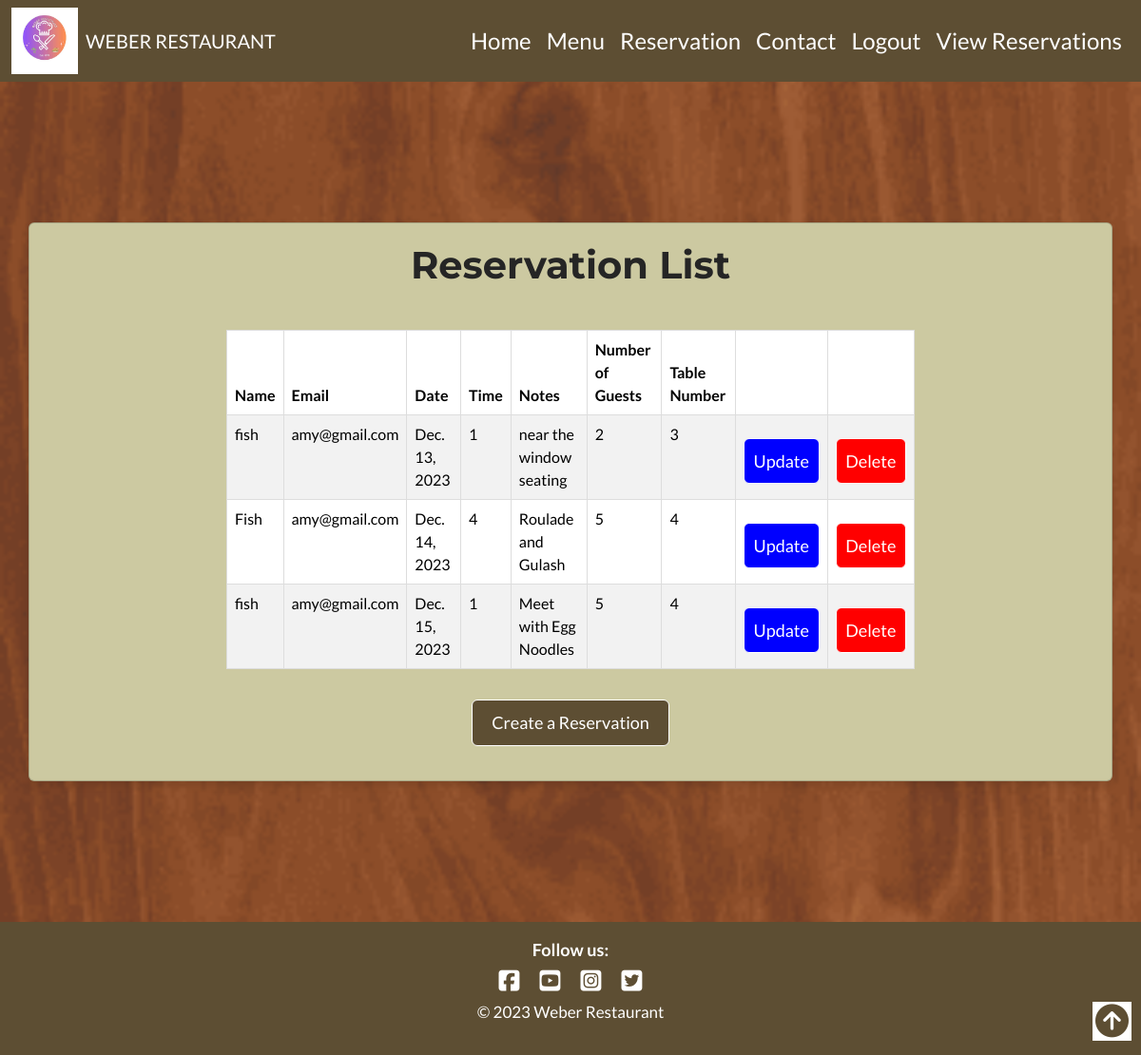
The app's page /reservation_list (signed in), older data.
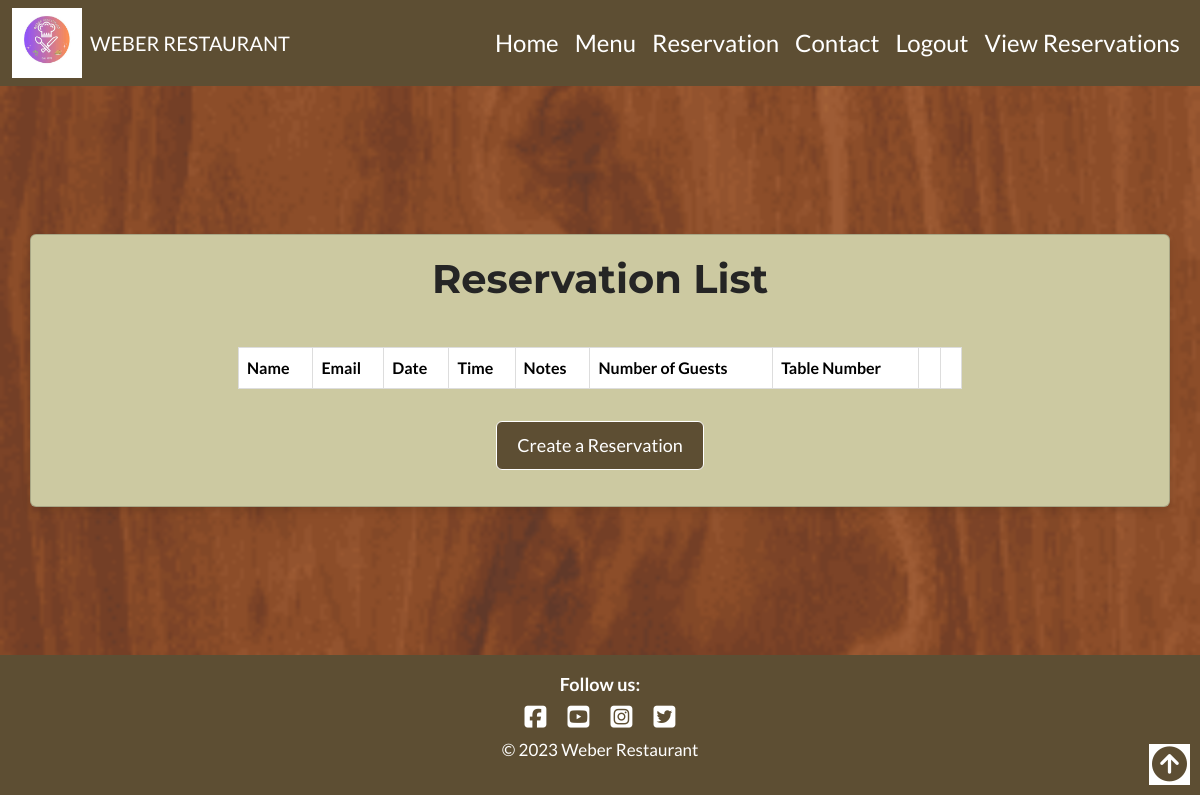
The same page, newer data.
### reservations/models.py (models this page shows, shortened)
class Reservations(models.Model):
    user = models.ForeignKey(User, on_delete=models.CASCADE)
    name = models.CharField(max_length=100)
    customer_email = models.EmailField(max_length=150)
    date = models.DateField()
    time = models.IntegerField(choices=RESERVATION_TIME, default=1)
    notes = models.TextField(null=True, blank=True) # This is not a required field
    table = models.ForeignKey('Table', on_delete=models.CASCADE)
    number_of_guests = models.IntegerField()
    created = models.DateTimeField(auto_now_add=True)

class Table(models.Model):
    table_number = models.IntegerField(unique=True)
    capacity = models.IntegerField(choices=CAPACITY, default=2)
    def __str__(self):
        return str(self.table_number)

### reservations/views.py (the view)
# urls.py: path('reservation_list', Reservation_List_View.as_view(), name='reservation_list'),
class Reservation_List_View(LoginRequiredMixin, ListView):
    model = Reservations
    template_name = "reservation_list.html"
    context_object_name = 'reservations'
    def get_queryset(self):
        if self.request.user.is_staff:
            queryset = super().get_queryset()
            booking_email = self.request.GET.get('booking_email')
            booking_date = self.request.GET.get('booking_date')
            if booking_email:  # If booking_email is not None
                queryset = queryset.filter(customer_email=booking_email)
            if booking_date:
                queryset = queryset.filter(date=booking_date)
            queryset = queryset.filter(
                date__gte=datetime.date.today()-datetime.timedelta(days=1))
            return queryset
        else:
            return Reservations.objects.filter(user=self.request.user)
    def get_context_data(self, **kwargs):
        context = super().get_context_data(**kwargs)
        context['search_form'] = SearchReservationForm(
            self .request.GET or None)
        context['navbar'] = 'view'
        return context

### templates/reservation_list.html (shortened to what this page needs)
{% extends "base.html" %} {% block content %}
<head>
</head>
<body>
<div class="wrapper">
  <div class="container form-style w-100 card card-body mt-5 mb-5" style="background-color: #CCC9A1; margin-bottom: 40px;" id="signin">
  <h2 class="text-center">Reservation List</h2>
  <div class="row reservation-container">
    <div class="col-10 col-md-8 text-center reservations-table m-3 mx-auto">
  <table class="table table-striped table-hover table-responsive">
    <thead>
      <tr>
        <th>Name</th>
        <th>Email</th>
        <th>Date</th>
        <th>Time</th>
        <th>Notes</th>
        <th>Number of Guests</th>
        <th>Table Number</th>
        <th></th>
        <th></th>
      </tr>
    </thead>
    <tbody>
      {% for reservation in reservations %}
      <tr>
        <td>{{ reservation.name }}</td>
        <td>{{ reservation.customer_email }}</td>
        <td>{{ reservation.date }}</td>
        <td>{{ reservation.time }}</td>
        <td>{{ reservation.notes }}</td>
        <td>{{ reservation.number_of_guests }}</td>
        <td>{{ reservation.table }}</td>
        <td>
            <a class="btn btn-success mt-3 w-20 text-center" href="{% url 'reservation_edit' reservation.pk %}" style="background-color: blue; padding: 0.6rem;">Update</a>
        </td>
        <td>
          <a class="btn btn-success mt-3 w-20 text-center" href="{% url 'reservation_delete' reservation.pk %}" style="background-color: red; padding: 0.6rem;">Delete</a>
        </td>
      </tr>
      {% endfor %}
    </tbody>
  </table>
  <form method="post" action="{% url 'booking' %}">
    <button class="btn btn-success mt-3 w-20 text-center" type="submit">Create a Reservation</button>
  </form>
    </div>
  </div>
  </div>
</div>
</body>
{% endblock %}

### templates/base.html (shortened to what this page needs)
{% load static %}
<!DOCTYPE html>
<html lang="en">
<head>
    <link
      href="https://cdn.jsdelivr.net/npm/bootstrap@5.3.2/dist/css/bootstrap.min.css"
      rel="stylesheet"
>
    <link rel="stylesheet" href="{% static "css/style.css" %}">
  </head>
  <body>
    <nav class="navbar navbar-expand-lg">
      <div class="container-fluid">
        <img src="{% static "images/weber-restaurant-logo.jpg" %}"  width="70" height="70" alt="Logo" class="d-inline-block align-text-top">
        <a class="navbar-brand px-2 display-1" href="/">
          Weber Restaurant
        </a>
        <div class="collapse navbar-collapse d-flex justify-content-sm-start justify-content-lg-end " id="navbarNavDropdown">
          <ul class="navbar-nav">
            <li class="nav-item">
              <a class="nav-link active" aria-current="page" href="{% url "homepage" %}">Home</a>
            </li>
            <li class="nav-item">
              <a class="nav-link" href="{% url "menu" %}">Menu</a>
            </li>
            <li class="nav-item">
              <a class="nav-link" href="{% url "booking" %}">Reservation</a>
            </li>
            <li class="nav-item">
              <a class="nav-link " href="{% url "contact" %}">Contact</a>
            </li>
            {% if request.user.is_authenticated %}
                <li class="nav-item">
                  <a class="nav-link " href="{% url "account_logout" %}">Logout</a>
                </li>
                <li class="nav-item">
                  <a class="nav-link " href="{% url "reservation_list" %}">View Reservations</a>
                </li>
              {% endif %}
          </ul>
        </div>
      </div>
    </nav>
    {% block content %}
    {% endblock  %}
      <footer  class="footers container-fluid d-flex flex-column align-items-center mt-auto py-3" style="background-color: #5D4E33;">
        <div class="footer-text text-white">Follow us:</div>
        <div>
            <a class="social-links" href="https://facebook.com" target="_blank" rel="noopeener" aria-label="Visit our Facebook page (opens in a new tab)">
              <i class="fa-brands fa-square-facebook"></i></a>
            <a class="social-links" href="https://youtube.com" target="_blank" rel="noopeener" aria-label="Visit our youtube page (opens in a new tab)">
              <i class="fa-brands fa-square-youtube"></i></a>
            <a class="social-links" href="https://instagram.com" target="_blank" rel="noopeener" aria-label="Visit our Instagram page (opens in a new tab)">
              <i class="fa-brands fa-square-instagram"></i></a>
            <a class="social-links" href="https://twitter.com" target="_blank" rel="noopeener" aria-label="Visit our Twitter page (opens in a new tab)">
              <i class="fa-brands fa-square-twitter"></i></a>
        </div>
        <p class="text-white text-font"> &copy; <span id="date"></span> Weber Restaurant </p>
      </footer>
      <a href="#top"><i class="fa-solid fa-circle-arrow-up top"></i></a>
    <link rel="stylesheet" href="https://cdnjs.cloudflare.com/ajax/libs/font-awesome/6.4.2/css/all.min.css">
</body>
</html>

### static/css/style.css (style rules this page uses)
* { box-sizing: border-box; text-decoration: none; }
body { font-family: Lato, sans-serif; font-weight: 400; color: #3a3a3a; }
h1, h2 { font-family: Montserrat, sans-serif; font-weight: 700; color: #252525; }
p { font-family: Lato, sans-serif; font-size: 1.1rem; }
.navbar { background-color: #5D4E33; }
.navbar-brand { color: #fff; font-size: 20px; font-weight: 400; text-transform: uppercase; }
.nav-link { font-size: 24px; font-weight: 500; color: #fff; transition: all 2s ease; }
a { color: white !important; }
.fa-solid { color: #5D4E33; font-size: 35px; }
.top { position: fixed; bottom: 15px; right: 10px; background-color: #fff; padding: 3px; color: #5D4E33; }
.footers { margin-top: 35px; background-color: #5D4E33; max-width: 100%; padding: 12px 0; display: flex; flex-direction: column; justify-content: center; align-items: center; }
.social-links i { padding: 7px 9px; transition: all 0.2s ease; color: #fff; font-size: 25px; }
.footer-text { font-size: 18px; font-weight: 600; }
.text-font { font-size: 17px; }
.wrapper { background: url("../images/about-bg1.png"); background-attachment: fixed; color: white; background-repeat: no-repeat; background-size: cover; padding-top: 100px; padding-bottom: 100px; }
h2 { font-size: 40px; }
#signin { background-color: #f8f9fa; padding: 20px; box-shadow: 0 4px 8px rgba(0, 0, 0, 0.1); color: #3a3a3a; }
.btn { background-color: #5D4E33; border-color: #fff; transition: all 0.8s ease; font-size: 18px; padding: 10px 20px; }
table { width: 100%; border-collapse: collapse; margin-top: 20px; }
td, th { padding: 8px; border: 1px solid #ddd; text-align: left; color: black; }
th { background-color: #f2f2f2; }

Row changes from the older to the newer data that the page shows:
removed Reservations: name "fish", customer_email "amy@gmail.com", date "Dec. 13, 2023", time "1", notes "near the window seating", number_of_guests "2", table "3"
removed Reservations: name "Fish", customer_email "amy@gmail.com", date "Dec. 14, 2023", time "4", notes "Roulade and Gulash", number_of_guests "5", table "4"
removed Reservations: name "fish", customer_email "amy@gmail.com", date "Dec. 15, 2023", time "1", notes "Meet with Egg Noodles", number_of_guests "5", table "4"
